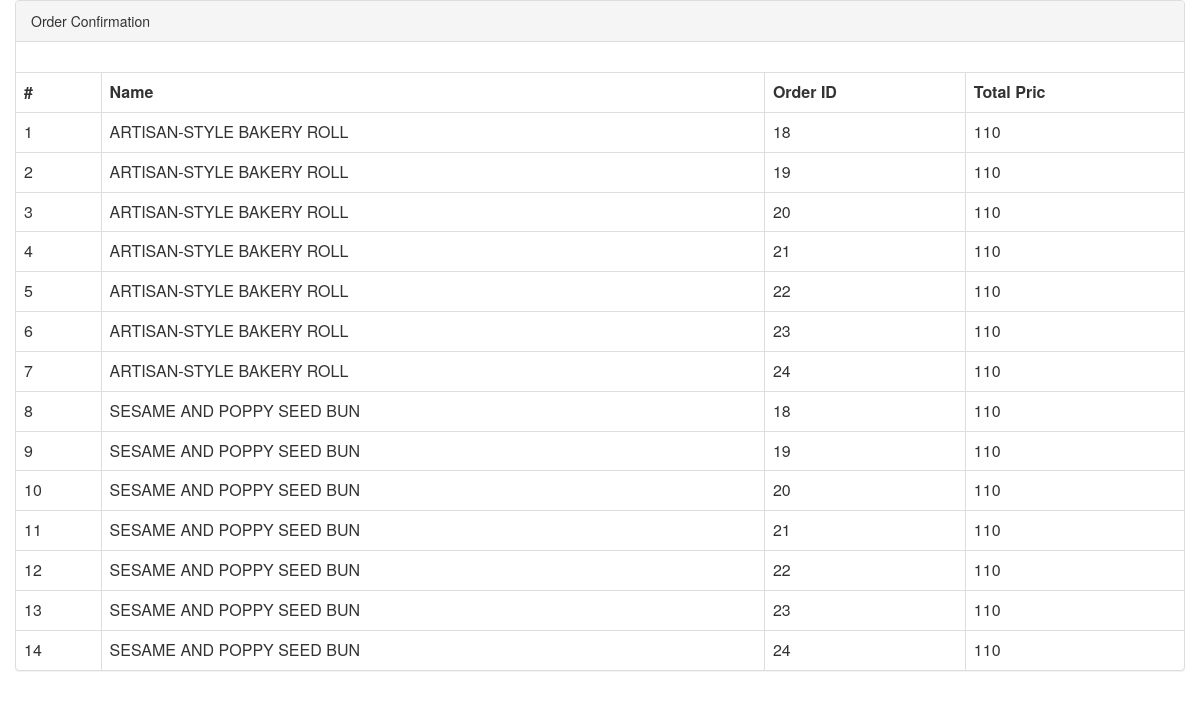
Screenshot of /main/orderShow.php with the database file from the repository.
### tables this page shows
CREATE TABLE `cart` (
  `I_ID` int(11) NOT NULL,
  `O_ID` int(11) NOT NULL
);

CREATE TABLE `item` (
  `Name` varchar(255) NOT NULL,
  `catagory` varchar(255) NOT NULL,
  `price` varchar(255) NOT NULL,
  `quantity` int(11) NOT NULL,
  `I_ID` int(11) NOT NULL,
  `image` mediumblob NOT NULL,
  `image_dir` varchar(255) NOT NULL
);

CREATE TABLE `order` (
  `total_price` varchar(255) NOT NULL,
  `O_ID` int(11) NOT NULL,
  `quantity` int(11) NOT NULL,
  `o_state` tinyint(1) NOT NULL,
  `placement_time` varchar(255) NOT NULL
);

### main/orderShow.php (the view, shortened to what this page needs)
<?php
require_once 'db.php';
if(!$con){
    echo 'db error';
}else {
    $sql = "SELECT * FROM `order` JOIN `cart`ON `order`.`O_ID`=`cart`.`O_ID` JOIN `item` ON `item`.`I_ID`=`cart`.`I_ID`;";
    $result = $con->query($sql);
    $num_result = $result->num_rows;
    if ($num_result > 0) {
        while ($rows = $result->fetch_assoc()) {
            $data[] = $rows;
        }
    }
}
?>
<html>
    <head>
        <link rel="stylesheet" href="https://maxcdn.bootstrapcdn.com/bootstrap/3.3.7/css/bootstrap.min.css">
    </head>
    <body>
    <div class="container">
    <div class="row">
        <div class="panel panel-default">
            <div class="panel-heading">Order Confirmation</div>
            <div class="panel-body">
            </div>
            <table class="table table-bordered">
                <tr>
                    <th>#</th>
                    <th>Name</th>
                    <th>Order ID</th>
                    <th>Total Pric</th>
                </tr>
                <?php
                    $counter_list = 1;
                    if ($data != null):
                        foreach ($data as $value):
                            ?>
                            <tr>
                                <td><?php echo $counter_list; ?></td>
                                <td><?php echo $value['Name']; ?></td>
                                <td><?php echo $value['O_ID']; ?></td>
                                <td><?php echo $value['total_price']; ?></td>
                            </tr>
                            <?php
                            $counter_list++;
                        endforeach;
                    endif;
                ?>
            </table>
        </div>
    </div>
    </div>
    </body>
</html>

### rows the page displays
cart: I_ID.Name "ARTISAN-STYLE BAKERY ROLL", O_ID "18", O_ID.total_price "110"
cart: I_ID.Name "ARTISAN-STYLE BAKERY ROLL", O_ID "19", O_ID.total_price "110"
cart: I_ID.Name "ARTISAN-STYLE BAKERY ROLL", O_ID "20", O_ID.total_price "110"
cart: I_ID.Name "ARTISAN-STYLE BAKERY ROLL", O_ID "21", O_ID.total_price "110"
cart: I_ID.Name "ARTISAN-STYLE BAKERY ROLL", O_ID "22", O_ID.total_price "110"
cart: I_ID.Name "ARTISAN-STYLE BAKERY ROLL", O_ID "23", O_ID.total_price "110"
cart: I_ID.Name "ARTISAN-STYLE BAKERY ROLL", O_ID "24", O_ID.total_price "110"
cart: I_ID.Name "SESAME AND POPPY SEED BUN", O_ID "18", O_ID.total_price "110"
cart: I_ID.Name "SESAME AND POPPY SEED BUN", O_ID "19", O_ID.total_price "110"
cart: I_ID.Name "SESAME AND POPPY SEED BUN", O_ID "20", O_ID.total_price "110"
cart: I_ID.Name "SESAME AND POPPY SEED BUN", O_ID "21", O_ID.total_price "110"
cart: I_ID.Name "SESAME AND POPPY SEED BUN", O_ID "22", O_ID.total_price "110"
cart: I_ID.Name "SESAME AND POPPY SEED BUN", O_ID "23", O_ID.total_price "110"
cart: I_ID.Name "SESAME AND POPPY SEED BUN", O_ID "24", O_ID.total_price "110"
